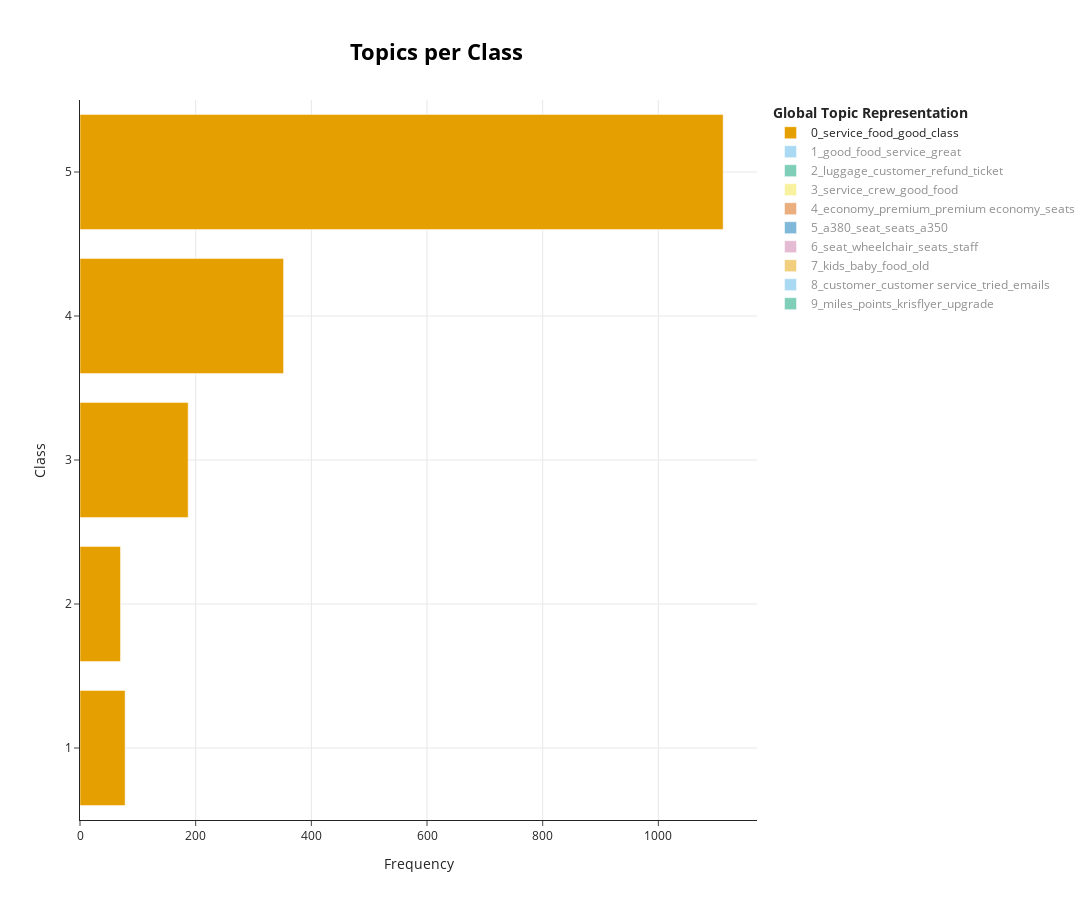

This figure's notebook cell:
### Markdown cell above
Keeping the topic over time plot as is, shows good food and service topic 0 & 1 to skew the results, and while topic 0 sees a return post-COVID, topic 1 continues to drop even after. Removing the two topics to see less populated topics we can see what dominated the reviews. 
- `Yellow` topic 3 line with good service and food, shows high frequency for pre-COVID period, but practically disacppear after the starat of COVID
- `Green` topic 2 line, however, is present before and after covid, it concers luggage loss, poor sustomer service, refunds and bookings. This is an important observartion for understading that negative review surrounding this topic were present even pre-COVID.
- `Light Blue` topic 8 line also reffers to poor customer services and communication which is higher from end of 2021 to mid 2022, could be representative of post-COVID requests back-log processing.

### Code cell
# Prepare Inputs
documents = df["text"].tolist()
class_labels = df["rating"].tolist()  # or a grouped rating column
topic_assignments = topics2  # from fit_transform()

# Get topics per class
topics_per_class = df_model.topics_per_class(
    docs=documents,
    classes=class_labels
)

# Visualize
df_model.visualize_topics_per_class(topics_per_class)
# !!! The plot is interactive. Click legend labels to choose & compare topics (not recomended having >3 a time). !!!

### Figure 1 — Plotly figure (JSON) as saved in the notebook; plotly's stock layout.template omitted (floating-point values rounded to 4 significant figures)
{"data": [{"hoverinfo": "text", "hovertext": ["<b>Topic 0</b><br>Words: business, class, service, business class, food", "<b>Topic 0</b><br>Words: class, food, service, business, business class", "<b>Topic 0</b><br>Words: food, service, class, business, good", "<b>Topic 0</b><br>Words: good, service, food, class, business", "<b>Topic 0</b><br>Words: service, food, good, class, business"], "marker": {"color": "#E69F00"}, "name": "0_service_food_good_class", "orientation": "h", "type": "bar", "visible": true, "x": [78, 70, 187, 352, 1112], "y": [1, 2, 3, 4, 5]}, {"hoverinfo": "text", "hovertext": ["<b>Topic 1</b><br>Words: service, good, food, staff, plastic", "<b>Topic 1</b><br>Words: food, good, service, crew, entertainment", "<b>Topic 1</b><br>Words: food, good, service, staff, class", "<b>Topic 1</b><br>Words: good, food, service, crew, staff", "<b>Topic 1</b><br>Words: food, good, service, great, staff"], "marker": {"color": "#56B4E9"}, "name": "1_good_food_service_great", "orientation": "h", "type": "bar", "visible": "legendonly", "x": [20, 17, 57, 232, 722], "y": [1, 2, 3, 4, 5]}, {"hoverinfo": "text", "hovertext": ["<b>Topic 2</b><br>Words: customer, luggage, ticket, refund, told", "<b>Topic 2</b><br>Words: hours, luggage, refund, customer, told", "<b>Topic 2</b><br>Words: luggage, days, got, customer, hours", "<b>Topic 2</b><br>Words: luggage, delay, time, connecting, told", "<b>Topic 2</b><br>Words: refund, hours, customer, luggage, time"], "marker": {"color": "#009E73"}, "name": "2_luggage_customer_refund_ticket", "orientation": "h", "type": "bar", "visible": "legendonly", "x": [331, 57, 21, 23, 65], "y": [1, 2, 3, 4, 5]}, {"hoverinfo": "text", "hovertext": ["<b>Topic 3</b><br>Words: service, crew, 22, like, time", "<b>Topic 3</b><br>Words: service, time, crew, klm, good", "<b>Topic 3</b><br>Words: service, crew, good, food, class", "<b>Topic 3</b><br>Words: service, good, food, crew, class", "<b>Topic 3</b><br>Words: service, crew, good, class, best"], "marker": {"color": "#F0E442"}, "name": "3_service_crew_good_food", "orientation": "h", "type": "bar", "visible": "legendonly", "x": [20, 16, 37, 57, 172], "y": [1, 2, 3, 4, 5]}, {"hoverinfo": "text", "hovertext": ["<b>Topic 4</b><br>Words: economy, premium, premium economy, seats, extra", "<b>Topic 4</b><br>Words: economy, premium, premium economy, seats, service", "<b>Topic 4</b><br>Words: economy, premium, premium economy, seats, extra", "<b>Topic 4</b><br>Words: economy, premium, premium economy, seats, extra", "<b>Topic 4</b><br>Words: economy, premium, premium economy, seats, extra"], "marker": {"color": "#D55E00"}, "name": "4_economy_premium_premium economy_seats", "orientation": "h", "type": "bar", "visible": "legendonly", "x": [32, 43, 48, 60, 107], "y": [1, 2, 3, 4, 5]}, {"hoverinfo": "text", "hovertext": ["<b>Topic 5</b><br>Words: a380, seat, seats, just, ba", "<b>Topic 5</b><br>Words: seat, a380, looks, service, class", "<b>Topic 5</b><br>Words: a380, seat, seats, a350, economy", "<b>Topic 5</b><br>Words: a380, seat, good, seats, a350", "<b>Topic 5</b><br>Words: a380, seat, a350, seats, good"], "marker": {"color": "#0072B2"}, "name": "5_a380_seat_seats_a350", "orientation": "h", "type": "bar", "visible": "legendonly", "x": [6, 4, 21, 33, 85], "y": [1, 2, 3, 4, 5]}, {"hoverinfo": "text", "hovertext": ["<b>Topic 6</b><br>Words: seat, wheelchair, said, asked, staff", "<b>Topic 6</b><br>Words: seat, seats, baby, passenger, wheelchair", "<b>Topic 6</b><br>Words: seat, seats, told, passengers, stairs", "<b>Topic 6</b><br>Words: seat, seats, wheelchair, staff, journey", "<b>Topic 6</b><br>Words: wheelchair, seat, staff, airport, seats"], "marker": {"color": "#CC79A7"}, "name": "6_seat_wheelchair_seats_staff", "orientation": "h", "type": "bar", "visible": "legendonly", "x": [44, 14, 19, 9, 27], "y": [1, 2, 3, 4, 5]}, {"hoverinfo": "text", "hovertext": ["<b>Topic 7</b><br>Words: bassinet, chair, kids, disappointing, window point", "<b>Topic 7</b><br>Words: kids, sitting, children, wouldn, eat", "<b>Topic 7</b><br>Words: kids, kid, children, food, meal", "<b>Topic 7</b><br>Words: kids, baby, food, old, year old"], "marker": {"color": "#E69F00"}, "name": "7_kids_baby_food_old", "orientation": "h", "type": "bar", "visible": "legendonly", "x": [2, 2, 10, 62], "y": [1, 3, 4, 5]}, {"hoverinfo": "text", "hovertext": ["<b>Topic 8</b><br>Words: customer, customer service, tried, emails, booking", "<b>Topic 8</b><br>Words: tokyo, complaint, earlier, later, airport needed", "<b>Topic 8</b><br>Words: change date, forms, email, phone, date", "<b>Topic 8</b><br>Words: native, write reviews, nearly impossible, tried change, tripadvisor"], "marker": {"color": "#56B4E9"}, "name": "8_customer_customer service_tried_emails", "orientation": "h", "type": "bar", "visible": "legendonly", "x": [58, 2, 1, 1], "y": [1, 2, 3, 5]}, {"hoverinfo": "text", "hovertext": ["<b>Topic 9</b><br>Words: miles, points, krisflyer, upgrade, ticket", "<b>Topic 9</b><br>Words: miles, claims, alliance, redemption, process", "<b>Topic 9</b><br>Words: points, legroom better, credit card, upgrade, credit", "<b>Topic 9</b><br>Words: membership, process, mailed, points travel, luck shame", "<b>Topic 9</b><br>Words: points, krisflyer, krisflyer points, redemption, use"], "marker": {"color": "#009E73"}, "name": "9_miles_points_krisflyer_upgrade", "orientation": "h", "type": "bar", "visible": "legendonly", "x": [17, 4, 1, 2, 2], "y": [1, 2, 3, 4, 5]}], "layout": {"height": 900, "hoverlabel": {"bgcolor": "white", "font": {"family": "Rockwell", "size": 16}}, "legend": {"title": {"text": "<b>Global Topic Representation"}}, "title": {"font": {"color": "Black", "size": 22}, "text": "<b>Topics per Class</b>", "x": 0.4, "xanchor": "center", "y": 0.95, "yanchor": "top"}, "width": 1250, "xaxis": {"showgrid": true, "title": {"text": "Frequency"}}, "yaxis": {"showgrid": true, "title": {"text": "Class"}}}}
